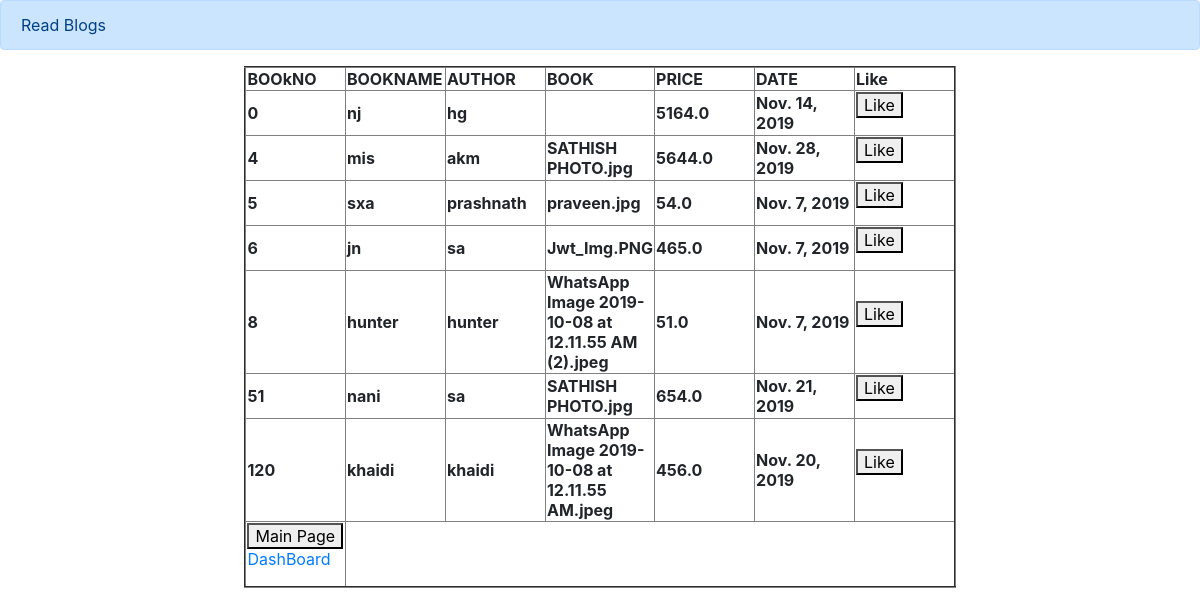
Page /saves/ on the committed database.
### blogapp1/models.py (models this page shows)
class Showdata(models.Model):
    bookno=models.IntegerField(primary_key=True)
    name=models.CharField(max_length=30)
    author=models.CharField(max_length=30)
    file=models.FilePathField()
    price=models.FloatField(max_length=20)
    date=models.DateField()

### blogapp1/views.py (the view)
# urls.py: path('saves/',views.saves,name='goes'),
def saves(request):
    user=Showdata.objects.all()
    return render(request,'blog/saveblog.html',{"user":user})

### templates/blog/saveblog.html (shortened to what this page needs)
<html lang="en">
  <head>
    <link rel="stylesheet" href="https://stackpath.bootstrapcdn.com/bootstrap/4.3.1/css/bootstrap.min.css">
  </head>
  <body>
<div class="alert alert-primary" role="alert">
Read Blogs</div>
{% load staticfiles %}
<html>
    <body>
        <table align="center" border="2">
            <tr>
                <th width="100">BOOkNO</th>
                <th width="100">BOOKNAME</th>
                <th width="100">AUTHOR</th>
                <th width="100">BOOK</th>
                <th width="100">PRICE</th>
                <th width="100">DATE</th>
                                <th width="100">Like</th>
            </tr>
            {% for x in user %}
                <tr>
                    <th height="30">{{ x.bookno }}</th>
                    <th>{{ x.name }}</th>
                    <th>{{ x.author }}</th>
                <th>{{ x.file }}</th>
                    <th>{{ x.price }}</th>
                    <th>{{ x.date }}</th>
                    <th>
                        <form action="" method="post">
                        <button type="submit">Like</button>
                        </form>
                    </th>
            {% endfor %}
<tr>
    <td>
    <form action="/welcome/" method="post">
<table align="center" bgcolor="yellow">
<button type="submit">Main Page</button>
<a HREF="">DashBoard</a>
    </table>
</form>
</td>
</tr>
        </table>
    </body>
</html>
  </body>

### rows in the picture
Showdata: bookno "0", name "nj", author "hg", price "5164.0", date "Nov. 14, 2019"
Showdata: bookno "4", name "mis", author "akm", file "SATHISH PHOTO.jpg", price "5644.0", date "Nov. 28, 2019"
Showdata: bookno "5", name "sxa", author "prashnath", file "praveen.jpg", price "54.0", date "Nov. 7, 2019"
Showdata: bookno "6", name "jn", author "sa", file "Jwt_Img.PNG", price "465.0", date "Nov. 7, 2019"
Showdata: bookno "8", name "hunter", author "hunter", file "WhatsApp Image 2019-10-08 at 12.11.55 AM (2).jpeg", price "51.0", date "Nov. 7, 2019"
Showdata: bookno "51", name "nani", author "sa", file "SATHISH PHOTO.jpg", price "654.0", date "Nov. 21, 2019"
Showdata: bookno "120", name "khaidi", author "khaidi", file "WhatsApp Image 2019-10-08 at 12.11.55 AM.jpeg", price "456.0", date "Nov. 20, 2019"
